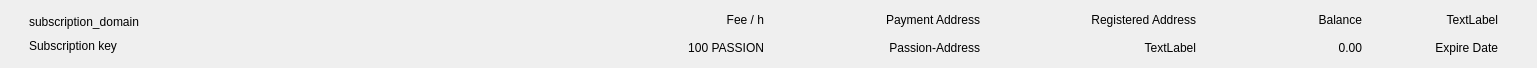
<?xml version="1.0" encoding="UTF-8"?>
<ui version="4.0">
 <class>SubRow</class>
 <widget class="QWidget" name="SubRow">
  <property name="geometry">
   <rect>
    <x>0</x>
    <y>0</y>
    <width>1537</width>
    <height>68</height>
   </rect>
  </property>
  <property name="windowTitle">
   <string>Form</string>
  </property>
  <property name="styleSheet">
   <string notr="true"/>
  </property>
  <layout class="QVBoxLayout" name="verticalLayout_2">
   <property name="spacing">
    <number>0</number>
   </property>
   <property name="leftMargin">
    <number>20</number>
   </property>
   <property name="topMargin">
    <number>0</number>
   </property>
   <property name="rightMargin">
    <number>20</number>
   </property>
   <property name="bottomMargin">
    <number>0</number>
   </property>
   <item>
    <widget class="QFrame" name="frame_2">
     <property name="styleSheet">
      <string notr="true">border:none;</string>
     </property>
     <property name="frameShape">
      <enum>QFrame::StyledPanel</enum>
     </property>
     <property name="frameShadow">
      <enum>QFrame::Raised</enum>
     </property>
     <layout class="QHBoxLayout" name="horizontalLayout">
      <item>
       <widget class="QFrame" name="frame">
        <property name="sizePolicy">
         <sizepolicy hsizetype="Expanding" vsizetype="Preferred">
          <horstretch>0</horstretch>
          <verstretch>0</verstretch>
         </sizepolicy>
        </property>
        <property name="minimumSize">
         <size>
          <width>200</width>
          <height>0</height>
         </size>
        </property>
        <property name="styleSheet">
         <string notr="true">border:none;padding:0px;</string>
        </property>
        <property name="frameShape">
         <enum>QFrame::StyledPanel</enum>
        </property>
        <property name="frameShadow">
         <enum>QFrame::Raised</enum>
        </property>
        <layout class="QVBoxLayout" name="verticalLayout">
         <property name="spacing">
          <number>0</number>
         </property>
         <property name="leftMargin">
          <number>0</number>
         </property>
         <property name="topMargin">
          <number>0</number>
         </property>
         <property name="rightMargin">
          <number>0</number>
         </property>
         <property name="bottomMargin">
          <number>0</number>
         </property>
         <item>
          <widget class="QLabel" name="labelDomain">
           <property name="sizePolicy">
            <sizepolicy hsizetype="Expanding" vsizetype="Preferred">
             <horstretch>0</horstretch>
             <verstretch>0</verstretch>
            </sizepolicy>
           </property>
           <property name="minimumSize">
            <size>
             <width>200</width>
             <height>0</height>
            </size>
           </property>
           <property name="text">
            <string>subscription_domain</string>
           </property>
          </widget>
         </item>
         <item>
          <widget class="QLabel" name="labelKey">
           <property name="sizePolicy">
            <sizepolicy hsizetype="Expanding" vsizetype="Preferred">
             <horstretch>0</horstretch>
             <verstretch>0</verstretch>
            </sizepolicy>
           </property>
           <property name="text">
            <string>Subscription key</string>
           </property>
          </widget>
         </item>
        </layout>
       </widget>
      </item>
      <item>
       <spacer name="horizontalSpacer">
        <property name="orientation">
         <enum>Qt::Horizontal</enum>
        </property>
        <property name="sizeType">
         <enum>QSizePolicy::Fixed</enum>
        </property>
        <property name="sizeHint" stdset="0">
         <size>
          <width>10</width>
          <height>20</height>
         </size>
        </property>
       </spacer>
      </item>
      <item>
       <layout class="QVBoxLayout" name="verticalLayout_7">
        <item>
         <widget class="QLabel" name="lblSiteFeeTitle">
          <property name="minimumSize">
           <size>
            <width>130</width>
            <height>0</height>
           </size>
          </property>
          <property name="text">
           <string>Fee / h</string>
          </property>
          <property name="alignment">
           <set>Qt::AlignRight|Qt::AlignTrailing|Qt::AlignVCenter</set>
          </property>
         </widget>
        </item>
        <item>
         <widget class="QLabel" name="lblSiteFeeValue">
          <property name="minimumSize">
           <size>
            <width>130</width>
            <height>0</height>
           </size>
          </property>
          <property name="text">
           <string>100 PASSION</string>
          </property>
          <property name="alignment">
           <set>Qt::AlignRight|Qt::AlignTrailing|Qt::AlignVCenter</set>
          </property>
         </widget>
        </item>
       </layout>
      </item>
      <item>
       <spacer name="horizontalSpacer_6">
        <property name="orientation">
         <enum>Qt::Horizontal</enum>
        </property>
        <property name="sizeType">
         <enum>QSizePolicy::Fixed</enum>
        </property>
        <property name="sizeHint" stdset="0">
         <size>
          <width>10</width>
          <height>20</height>
         </size>
        </property>
       </spacer>
      </item>
      <item>
       <layout class="QVBoxLayout" name="verticalLayout_4">
        <item>
         <widget class="QLabel" name="lblPaymentAddressTitle">
          <property name="minimumSize">
           <size>
            <width>0</width>
            <height>0</height>
           </size>
          </property>
          <property name="text">
           <string>Payment Address</string>
          </property>
          <property name="alignment">
           <set>Qt::AlignRight|Qt::AlignTrailing|Qt::AlignVCenter</set>
          </property>
         </widget>
        </item>
        <item>
         <widget class="QLabel" name="lblPaymentAddressValue">
          <property name="minimumSize">
           <size>
            <width>200</width>
            <height>0</height>
           </size>
          </property>
          <property name="text">
           <string>Passion-Address</string>
          </property>
          <property name="alignment">
           <set>Qt::AlignRight|Qt::AlignTrailing|Qt::AlignVCenter</set>
          </property>
         </widget>
        </item>
       </layout>
      </item>
      <item>
       <spacer name="horizontalSpacer_5">
        <property name="orientation">
         <enum>Qt::Horizontal</enum>
        </property>
        <property name="sizeType">
         <enum>QSizePolicy::Fixed</enum>
        </property>
        <property name="sizeHint" stdset="0">
         <size>
          <width>10</width>
          <height>20</height>
         </size>
        </property>
       </spacer>
      </item>
      <item>
       <layout class="QVBoxLayout" name="verticalLayout_5">
        <item>
         <widget class="QLabel" name="lblRegisteredAddressTitle">
          <property name="minimumSize">
           <size>
            <width>0</width>
            <height>0</height>
           </size>
          </property>
          <property name="text">
           <string>Registered Address</string>
          </property>
          <property name="alignment">
           <set>Qt::AlignRight|Qt::AlignTrailing|Qt::AlignVCenter</set>
          </property>
         </widget>
        </item>
        <item>
         <widget class="QLabel" name="lblRegisteredAddressValue">
          <property name="minimumSize">
           <size>
            <width>200</width>
            <height>0</height>
           </size>
          </property>
          <property name="text">
           <string>TextLabel</string>
          </property>
          <property name="alignment">
           <set>Qt::AlignRight|Qt::AlignTrailing|Qt::AlignVCenter</set>
          </property>
         </widget>
        </item>
       </layout>
      </item>
      <item>
       <spacer name="horizontalSpacer_4">
        <property name="orientation">
         <enum>Qt::Horizontal</enum>
        </property>
        <property name="sizeType">
         <enum>QSizePolicy::Fixed</enum>
        </property>
        <property name="sizeHint" stdset="0">
         <size>
          <width>10</width>
          <height>20</height>
         </size>
        </property>
       </spacer>
      </item>
      <item>
       <layout class="QVBoxLayout" name="verticalLayout_6">
        <item>
         <widget class="QLabel" name="lblBalanceRegisteredAddressTitle">
          <property name="text">
           <string>Balance</string>
          </property>
          <property name="alignment">
           <set>Qt::AlignRight|Qt::AlignTrailing|Qt::AlignVCenter</set>
          </property>
         </widget>
        </item>
        <item>
         <widget class="QLabel" name="lblBalanceRegisteredAddressValue">
          <property name="minimumSize">
           <size>
            <width>150</width>
            <height>0</height>
           </size>
          </property>
          <property name="text">
           <string>0.00</string>
          </property>
          <property name="alignment">
           <set>Qt::AlignRight|Qt::AlignTrailing|Qt::AlignVCenter</set>
          </property>
         </widget>
        </item>
       </layout>
      </item>
      <item>
       <spacer name="horizontalSpacer_3">
        <property name="orientation">
         <enum>Qt::Horizontal</enum>
        </property>
        <property name="sizeType">
         <enum>QSizePolicy::Fixed</enum>
        </property>
        <property name="sizeHint" stdset="0">
         <size>
          <width>10</width>
          <height>20</height>
         </size>
        </property>
       </spacer>
      </item>
      <item>
       <layout class="QVBoxLayout" name="verticalLayout_3">
        <item>
         <widget class="QLabel" name="lblValidTitle">
          <property name="text">
           <string>TextLabel</string>
          </property>
          <property name="alignment">
           <set>Qt::AlignRight|Qt::AlignTrailing|Qt::AlignVCenter</set>
          </property>
         </widget>
        </item>
        <item>
         <widget class="QLabel" name="lblValidValue">
          <property name="minimumSize">
           <size>
            <width>120</width>
            <height>0</height>
           </size>
          </property>
          <property name="text">
           <string>Expire Date</string>
          </property>
          <property name="alignment">
           <set>Qt::AlignRight|Qt::AlignTrailing|Qt::AlignVCenter</set>
          </property>
         </widget>
        </item>
       </layout>
      </item>
      <item>
       <spacer name="horizontalSpacer_2">
        <property name="orientation">
         <enum>Qt::Horizontal</enum>
        </property>
        <property name="sizeType">
         <enum>QSizePolicy::Fixed</enum>
        </property>
        <property name="sizeHint" stdset="0">
         <size>
          <width>10</width>
          <height>20</height>
         </size>
        </property>
       </spacer>
      </item>
     </layout>
    </widget>
   </item>
   <item>
    <widget class="QLabel" name="lblDivisory">
     <property name="minimumSize">
      <size>
       <width>0</width>
       <height>1</height>
      </size>
     </property>
     <property name="maximumSize">
      <size>
       <width>16777215</width>
       <height>1</height>
      </size>
     </property>
     <property name="text">
      <string/>
     </property>
     <property name="alignment">
      <set>Qt::AlignBottom|Qt::AlignLeading|Qt::AlignLeft</set>
     </property>
    </widget>
   </item>
  </layout>
 </widget>
 <resources/>
 <connections/>
</ui>
